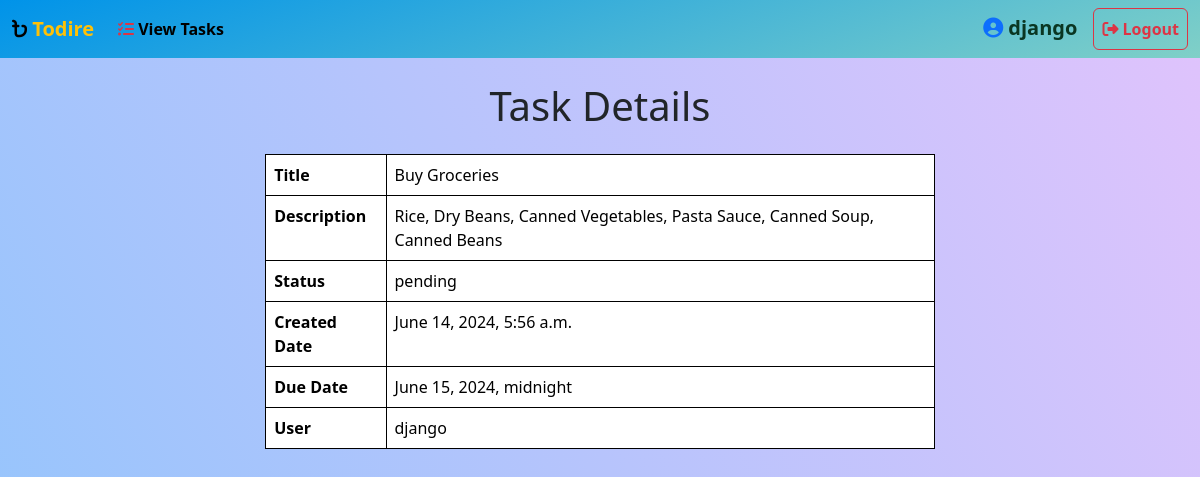
/tasks/17/ (signed in), run on the app's committed database.
### task/models.py (models this page shows, shortened)
class Task(models.Model):
    title = models.CharField(max_length=200)
    options = (
        ('pending','Pending'),
        ('in_progress', 'In Progress'),
        ('completed','Completed'),
    )
    status = models.CharField(max_length=200,choices=options,default='pending')
    description = models.TextField()
    created_date = models.DateTimeField(auto_now_add=True)
    due_date = models.DateTimeField(null=True, blank=True)
    user_object = models.ForeignKey(User,on_delete=models.CASCADE)

### task/views.py (the view)
# urls.py: path('tasks/<int:pk>/', views.TaskDetailView.as_view(), name='task-detail'),  # URL for viewing a specific task's details
@method_decorator(decorator, name='dispatch')
class TaskDetailView(View):
    def get(self,request,*args,**kwargs):
        id = kwargs.get('pk')
        qs = Task.objects.get(id=id)
        return render(request,"task_detail.html",{"data":qs})

### task/decorator.py (called while the page is built)
def signin_required(fn):
    def wrapper(request,*args,**kwargs):
        if not request.user.is_authenticated:
            messages.error(request,"Invalid Session")
            return redirect("signin")
        else:
            return fn(request,*args,**kwargs)
    return wrapper

### task/templates/task_detail.html (shortened to what this page needs)
<!DOCTYPE html>
{% load static %}
<html lang="en">
<head>
  <link href="https://cdn.jsdelivr.net/npm/bootstrap@5.3.2/dist/css/bootstrap.min.css" rel="stylesheet"
>
  <link rel="stylesheet" href="{% static 'css/task_list.css' %}">
  <link rel="stylesheet" href="{% static 'css/task_detail.css' %}">
</head>
<body>
  <nav class="navbar navbar-expand-lg bg-body-tertiary">
    <div class="container-fluid">
      <a class="navbar-brand text-warning fw-bolder"><i class="fa-solid fa-bangladeshi-taka-sign text-black"></i>
        <b>Todire</b></a>
      <div class="navbar-nav">
        <a class="nav-link active fw-bolder" href="{%url 'task-list'%}"><i
            class="fa-solid fa-list-check text-danger"></i> View Tasks</a>
      </div>
      <div class="collapse navbar-collapse d-flex justify-content-end" id="navbarNavAltMarkup">
        <div class="navbar-nav">
          <a class="navbar-brand text-success-emphasis fw-bolder" href="#"><i
              class="fa-solid fa-circle-user text-primary"></i>
            {{ request.user }}</a>
          <a class="btn btn-light nav-link fw-bolder btn-logout" href="{% url 'signout' %}"><i
              class="fa-solid fa-right-from-bracket"></i> <b>Logout</b></a>
        </div>
      </div>
    </div>
  </nav>
  <div class="container">
    <h1 class="text-center my-4">Task Details</h1>
    <table class="table border border-secondary" style="width: 60%; margin: 0 auto;">
      <tbody>
        <tr>
          <th>Title</th>
          <td>{{ data.title }}</td>
        </tr>
        <tr>
          <th>Description</th>
          <td>{{ data.description }}</td>
        </tr>
        <tr>
          <th>Status</th>
          <td>{{ data.status }}</td>
        </tr>
        <tr>
          <th>Created Date</th>
          <td>{{ data.created_date}}</td>
        </tr>
        <tr>
          <th>Due Date</th>
          <td>{{ data.due_date }}</td>
        </tr>
        <tr>
          <th>User</th>
          <td>{{ data.user_object }}</td>
        </tr>
      </tbody>
    </table>
  </div>
</body>
</html>

### task/static/css/task_list.css (style rules this page uses)
.navbar { background-color: #0093E9; background-image: linear-gradient(160deg, #0093E9 0%, #80D0C7 100%); }
body { background-color: #8EC5FC; background-image: linear-gradient(62deg, #8EC5FC 0%, #E0C3FC 100%); background-repeat: no-repeat; background-size: 100% 900px; }
.btn-logout { color: #dc3545 !important; border: 1px solid #dc3545 !important; }

### task/static/css/task_detail.css (style rules this page uses)
table, th, td { border: 1px solid black; }
table { margin-left: 400px; }

### data on the page
Task: title "Buy Groceries", description "Rice, Dry Beans, Canned Vegetables, Pasta Sauce, Canned Soup, Canned Beans", status "pending", created_date "June 14, 2024, 5:56 a.m.", due_date "June 15, 2024, midnight", user_object "django"

### other printed values
{{ request.user }} "django"
